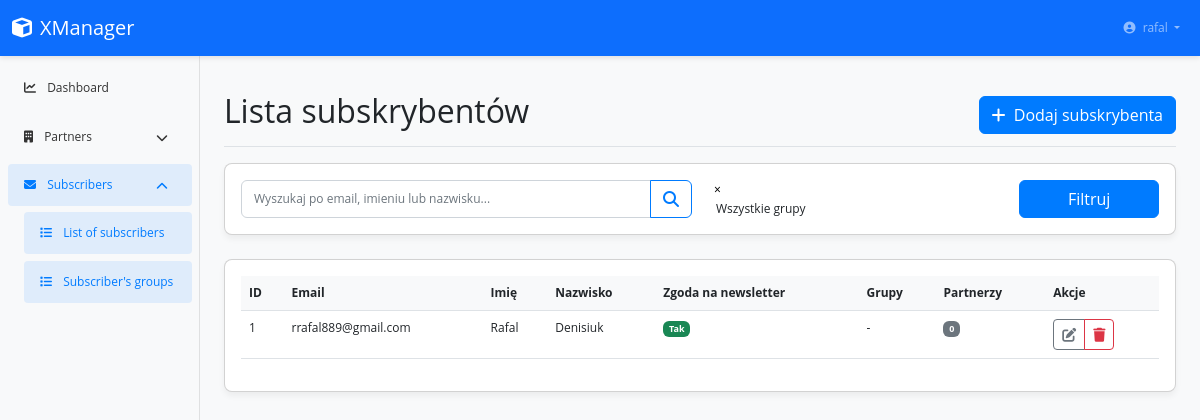
Before: /subscribers/ (signed in) with the older database file.
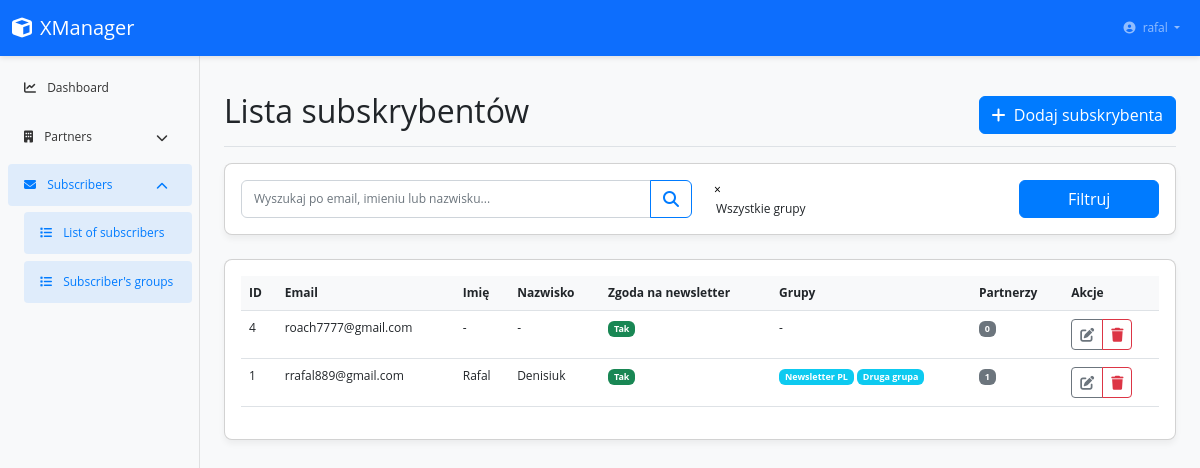
After: the same page with the newer database file.
### apps/subscriber/models.py (models this page shows, shortened)
class Subscriber(CoreModel):
    email = models.EmailField(unique=True, verbose_name='E-mail')
    first_name = models.CharField(max_length=100, verbose_name='First name')
    last_name = models.CharField(max_length=100, verbose_name='Last name')
    newsletter_consent = models.BooleanField(
        default=True, verbose_name='Email consent')
    group_affiliation = models.ManyToManyField(
        'SubscriberGroup', related_name='subscriber', blank=True, verbose_name='Group affiliation')
    class Meta:
        ordering = ['email']
        verbose_name = ('Subscriber')
        verbose_name_plural = ('Subscribers')

class SubscriberGroup(CoreModel):
    group_name = models.CharField(max_length=100, verbose_name='Group name')
    class Meta:
        verbose_name = ('Subscriber Group')
        verbose_name_plural = ('Subscriber Groups')

### apps/subscriber/views.py (the view, shortened to what this page needs)
# urls.py: path('', views.SubscriberListView.as_view(), name='subscriber_list'),
class SubscriberListView(LoginRequiredMixin, ListView):
    model = Subscriber
    template_name = 'subscribers/subscriber_list.html'
    context_object_name = 'subscribers'
    paginate_by = 20
    def get_queryset(self):
        queryset = super().get_queryset()
        search_query = self.request.GET.get('search', '')
        return queryset
    def get_context_data(self, **kwargs):
        context = super().get_context_data(**kwargs)
        context['search_query'] = self.request.GET.get('search', '')
        context['subscriber_groups'] = SubscriberGroup.objects.all().order_by(
            'group_name')
        return context

### templates/subscriber/subscriber_list.html (shortened to what the changed rows need)
{% extends "base.html" %}
{% load static %}
{% block page_title %}Lista subskrybentów{% endblock %}
{% block content %}
    <div class="card">
        <div class="card-body">
            {% if subscribers %}
            <div class="table-responsive">
                <table class="table table-hover">
                    <thead>
                        <tr>
                            <th scope="col">ID</th>
                            <th scope="col">Email</th>
                            <th scope="col">Imię</th>
                            <th scope="col">Nazwisko</th>
                            <th scope="col">Zgoda na newsletter</th>
                            <th scope="col">Grupy</th>
                            <th scope="col">Partnerzy</th>
                            <th scope="col">Akcje</th>
                        </tr>
                    </thead>
                    <tbody>
                        {% for subscriber in subscribers %}
                        <tr>
                            <td>{{ subscriber.id }}</td>
                            <td>    {{ subscriber.email }}  </td>
                            <td>{{ subscriber.first_name|default:"-" }}</td>
                            <td>{{ subscriber.last_name|default:"-" }}</td>
                            <td>
                                {% if subscriber.newsletter_consent %}
                                    <span class="badge bg-success">Tak</span>
                                {% else %}
                                    <span class="badge bg-danger">Nie</span>
                                {% endif %}
                            </td>
                            <td>
                                {% if subscriber.group_affiliation.all %}
                                    {% for group in subscriber.group_affiliation.all %}
                                        <span class="badge bg-info">{{ group.group_name }}</span>
                                    {% endfor %}
                                {% else %}
                                    -
                                {% endif %}
                            </td>
                            <td>
                                <span class="badge bg-secondary">{{ subscriber.partnered_with.count }}</span>
                            </td>
                            <td>
                                <div class="btn-group">
                                    <button type="button" class="btn btn-sm btn-outline-secondary edit-subscriber" data-subscriber-id="{{ subscriber.id }}" data-bs-toggle="tooltip" title="Edytuj">
                                        <i class="fas fa-edit"></i>
                                    </button>
                                    <button type="button" class="btn btn-sm btn-outline-danger delete-subscriber" data-subscriber-id="{{ subscriber.id }}" data-bs-toggle="tooltip" title="Usuń">
                                        <i class="fas fa-trash"></i>
                                    </button>
                                </div>
                            </td>
                        </tr>
                        {% endfor %}
                    </tbody>
                </table>
            </div>
            {% else %}
            <div class="alert alert-info">
                <i class="fas fa-info-circle me-2"></i> Brak subskrybentów do wyświetlenia.
            </div>
            {% endif %}
        </div>
    </div>
{% endblock %}

Changed rows visible on the page:
added Subscriber: id "4", email "roach7777@gmail.com", first_name "-", last_name "-", newsletter_consent "Tak", partnered_with.count "0"
changed Subscriber "rrafal889@gmail.com": partnered_with.count "0" → "1"; no longer shows "-"
added SubscriberGroup: group_name "Newsletter PL", shown under Subscriber "rrafal889@gmail.com"
added SubscriberGroup: group_name "Druga grupa", shown under Subscriber "rrafal889@gmail.com"
